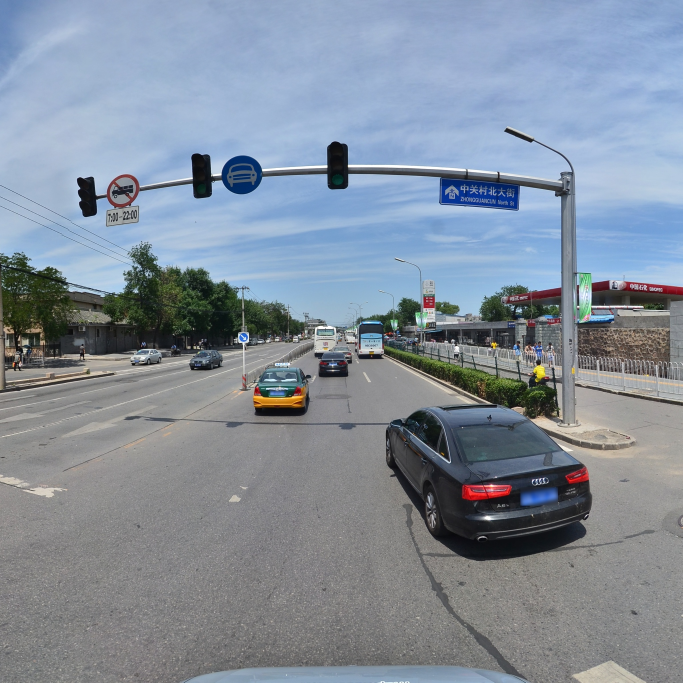
#> input picture v11TrafficSignDetection/TestFiles/46257.jpg, 2048 x 2048 px, found by its file name (shown at 1/3 size)
$ python K-Means.py
#> lines starting #> are read from the running program, lines starting #| are printed output that depends on the picture
#颜色量化
import cv2
import numpy as np
from sklearn.cluster import KMeans
from matplotlib import pyplot as plt
#加载图片
img = cv2.imread(r"F:\project\tsdr\TrafficSignDetection\TestFiles\46257.jpg")
#> img is the input picture: shape (2048, 2048, 3); mean B, G, R 155.4, 142.2, 131.4

def color_quantize(img, k):

    #将图像数据转成float32，将图像平为2D阵列，其中每行表示一个像素，每列表示B、G和R颜色通道
#> called with k = 3
    data = np.float32(img).reshape(-1, 3)

    #定义K-Means聚类标准
    criteria = (cv2.TERM_CRITERIA_EPS | cv2.TERM_CRITERIA_MAX_ITER, 20, 1.0)

    #应用K-Means聚类
    ret, labels, center = cv2.kmeans(data, k, None, criteria, 10, cv2.KMEANS_RANDOM_CENTERS)
#> ret = 3.81e+09; center = [[134.4, 134, 133.9], [210.5, 180.4, 156.5], [50, 49.85, 46.15]]

    center = np.uint8(center)
#> center = [[134, 133, 133], [210, 180, 156], [50, 49, 46]]
    res = center[labels.flatten()]
    res = res.reshape(img.shape)
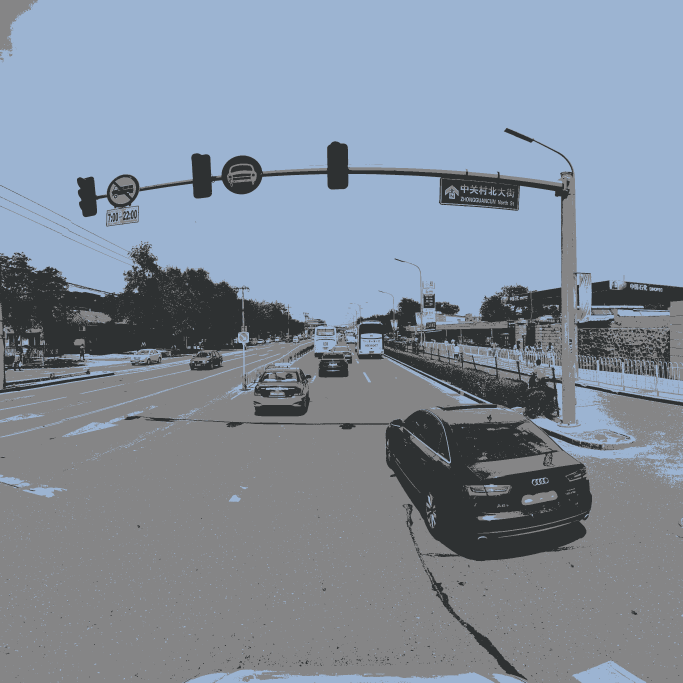
#> res: shape (2048, 2048, 3) (shown at 1/3 size); mean B, G, R 155.3, 141.6, 130.7
    return res

color_ = color_quantize(img,3)
#cv2.imwrite("../images_deal/1.jpg", color_)
#resize_color = cv2.resize(color_,(960,720))
text_img = cv2.putText(
    color_,  # 图像
    f"K = {3}",  # 文本
    (10, 30),  # 文本左下角坐标
    cv2.FONT_HERSHEY_SIMPLEX,  # 字体类型
    1,  # 字体缩放因子
    (0, 0, 0),  # 文本颜色 (B, G, R)
    2  # 文本粗细
)
image_rgb = cv2.cvtColor(text_img,cv2.COLOR_BGR2RGB)
plt.imshow(image_rgb)
plt.axis('off')  # 去除坐标轴
plt.show()
# cv2.imshow("color",color_)
# cv2.waitKey(0)
